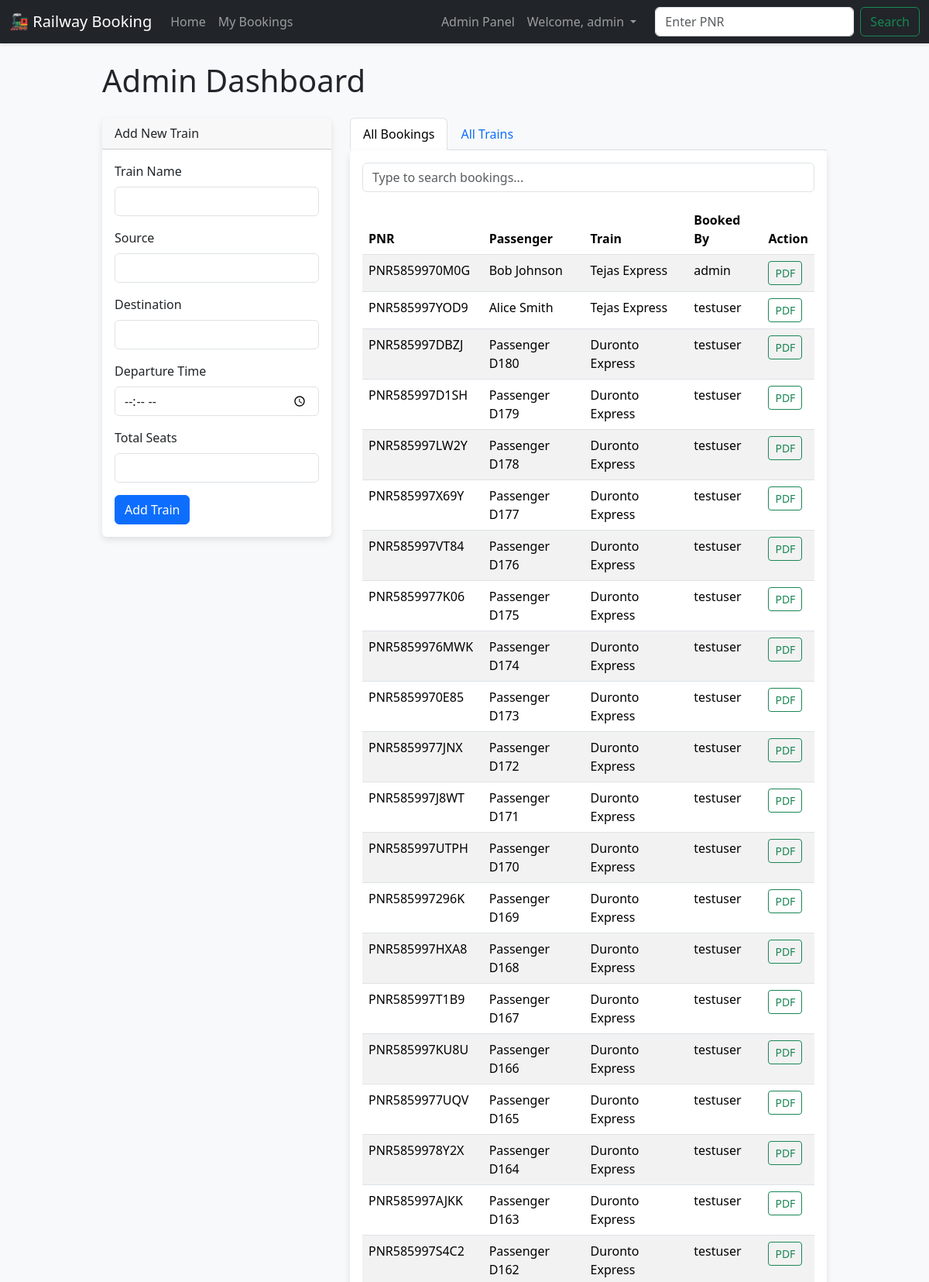
The app's page /admin/dashboard (signed in, upper part) with its own data.
### app.py (models this page shows, shortened)
class Booking(db.Model):
    id = db.Column(db.Integer, primary_key=True)
    pnr_number = db.Column(db.String(20), unique=True, nullable=False)
    train_id = db.Column(db.Integer, db.ForeignKey('train.id'), nullable=False)
    user_id = db.Column(db.Integer, db.ForeignKey('user.id'), nullable=False)
    passenger_name = db.Column(db.String(100), nullable=False)
    passenger_age = db.Column(db.Integer, nullable=False)
    seat_class = db.Column(db.String(50), nullable=False, default='Sleeper')
    status = db.Column(db.String(20), default='Confirmed')
    train = db.relationship('Train', backref=db.backref('bookings', lazy=True))
    user = db.relationship('User', backref=db.backref('bookings', lazy=True))

class Train(db.Model):
    id = db.Column(db.Integer, primary_key=True)
    train_name = db.Column(db.String(100), nullable=False)
    source = db.Column(db.String(100), nullable=False)
    destination = db.Column(db.String(100), nullable=False)
    departure_time = db.Column(db.String(10), nullable=False) # e.g., '06:15'
    total_seats = db.Column(db.Integer, nullable=False)

class User(db.Model):
    id = db.Column(db.Integer, primary_key=True)
    username = db.Column(db.String(80), unique=True, nullable=False)
    password_hash = db.Column(db.String(256), nullable=False)
    role = db.Column(db.String(20), nullable=False, default='user') # Roles: 'user' or 'admin'
    email = db.Column(db.String(100), nullable=True)
    phone_number = db.Column(db.String(20), nullable=True)

### app.py (the view)
@app.route('/admin/dashboard')
def admin_dashboard():
    if not session.get('is_admin'):
        flash('You must be an admin to access this page.', 'danger')
        return redirect(url_for('login'))
    all_bookings = Booking.query.order_by(Booking.id.desc()).all()
    all_trains = Train.query.order_by(Train.train_name).all()
    return render_template('admin_dashboard.html', bookings=all_bookings, trains=all_trains)

### templates/admin_dashboard.html (shortened to what this page needs)
{% extends 'base.html' %}
{% block content %}
<h1 class="display-6 mb-4">Admin Dashboard</h1>
<div class="row">
  <div class="col-md-4">
    <div class="card">
      <div class="card-header">Add New Train</div>
      <div class="card-body">
        <form action="{{ url_for('add_train') }}" method="post">
          <div class="mb-3"><label for="train_name" class="form-label">Train Name</label><input type="text" class="form-control" id="train_name" name="train_name" required></div>
          <div class="mb-3"><label for="source" class="form-label">Source</label><input type="text" class="form-control" id="source" name="source" required></div>
          <div class="mb-3"><label for="destination" class="form-label">Destination</label><input type="text" class="form-control" id="destination" name="destination" required></div>
          <div class="mb-3"><label for="departure_time" class="form-label">Departure Time</label><input type="time" class="form-control" id="departure_time" name="departure_time" required></div>
          <div class="mb-3"><label for="total_seats" class="form-label">Total Seats</label><input type="number" class="form-control" id="total_seats" name="total_seats" min="0" required></div>
          <button type="submit" class="btn btn-primary">Add Train</button>
        </form>
      </div>
    </div>
  </div>
  <div class="col-md-8">
    <ul class="nav nav-tabs" id="adminTab" role="tablist">
      <li class="nav-item" role="presentation">
        <button class="nav-link active" id="bookings-tab" data-bs-toggle="tab" data-bs-target="#bookings" type="button" role="tab">All Bookings</button>
      </li>
      <li class="nav-item" role="presentation">
        <button class="nav-link" id="trains-tab" data-bs-toggle="tab" data-bs-target="#trains" type="button" role="tab">All Trains</button>
      </li>
    </ul>
    <div class="tab-content" id="adminTabContent">
      <div class="tab-pane fade show active" id="bookings" role="tabpanel">
        <div class="card">
          <div class="card-body">
            <input type="text" id="bookingSearch" class="form-control mb-3" placeholder="Type to search bookings...">
            <div class="table-responsive">
              <table class="table table-striped table-hover">
                <thead>
                  <tr>
                    <th>PNR</th>
                    <th>Passenger</th>
                    <th>Train</th>
                    <th>Booked By</th>
                    <th>Action</th>
                  </tr>
                </thead>
                <tbody id="bookingsTable">
                  {% for booking in bookings %}
                  <tr>
                    <td>{{ booking.pnr_number }}</td>
                    <td>{{ booking.passenger_name }}</td>
                    <td>{{ booking.train.train_name }}</td>
                    <td>{{ booking.user.username }}</td>
                    <td>
                      <a href="{{ url_for('download_ticket', pnr=booking.pnr_number) }}" class="btn btn-sm btn-outline-success">PDF</a>
                    </td>
                  </tr>
                  {% endfor %}
                </tbody>
              </table>
            </div>
          </div>
        </div>
      </div>
    </div>
  </div>
</div>
{% endblock %}

### static/css/style.css (style rules this page uses)
body { background-color: #f8f9fa; }
.card { border: none; box-shadow: 0 4px 8px rgba(0,0,0,.1); }

### records on screen
Booking: pnr_number "PNR5859970M0G", passenger_name "Bob Johnson", train.train_name "Tejas Express", user.username "admin"
Booking: pnr_number "PNR585997YOD9", passenger_name "Alice Smith", train.train_name "Tejas Express", user.username "testuser"
Booking: pnr_number "PNR585997DBZJ", passenger_name "Passenger D180", train.train_name "Duronto Express", user.username "testuser"
Booking: pnr_number "PNR585997D1SH", passenger_name "Passenger D179", train.train_name "Duronto Express", user.username "testuser"
Booking: pnr_number "PNR585997LW2Y", passenger_name "Passenger D178", train.train_name "Duronto Express", user.username "testuser"
Booking: pnr_number "PNR585997X69Y", passenger_name "Passenger D177", train.train_name "Duronto Express", user.username "testuser"
Booking: pnr_number "PNR585997VT84", passenger_name "Passenger D176", train.train_name "Duronto Express", user.username "testuser"
Booking: pnr_number "PNR5859977K06", passenger_name "Passenger D175", train.train_name "Duronto Express", user.username "testuser"
Booking: pnr_number "PNR5859976MWK", passenger_name "Passenger D174", train.train_name "Duronto Express", user.username "testuser"
Booking: pnr_number "PNR5859970E85", passenger_name "Passenger D173", train.train_name "Duronto Express", user.username "testuser"
Booking: pnr_number "PNR5859977JNX", passenger_name "Passenger D172", train.train_name "Duronto Express", user.username "testuser"
Booking: pnr_number "PNR585997J8WT", passenger_name "Passenger D171", train.train_name "Duronto Express", user.username "testuser"
Booking: pnr_number "PNR585997UTPH", passenger_name "Passenger D170", train.train_name "Duronto Express", user.username "testuser"
Booking: pnr_number "PNR585997296K", passenger_name "Passenger D169", train.train_name "Duronto Express", user.username "testuser"
Booking: pnr_number "PNR585997HXA8", passenger_name "Passenger D168", train.train_name "Duronto Express", user.username "testuser"
Booking: pnr_number "PNR585997T1B9", passenger_name "Passenger D167", train.train_name "Duronto Express", user.username "testuser"
Booking: pnr_number "PNR585997KU8U", passenger_name "Passenger D166", train.train_name "Duronto Express", user.username "testuser"
Booking: pnr_number "PNR5859977UQV", passenger_name "Passenger D165", train.train_name "Duronto Express", user.username "testuser"
Booking: pnr_number "PNR5859978Y2X", passenger_name "Passenger D164", train.train_name "Duronto Express", user.username "testuser"
Booking: pnr_number "PNR585997AJKK", passenger_name "Passenger D163", train.train_name "Duronto Express", user.username "testuser"
Booking: pnr_number "PNR585997S4C2", passenger_name "Passenger D162", train.train_name "Duronto Express", user.username "testuser"

### other values on screen
{{ session.username }} "admin"
